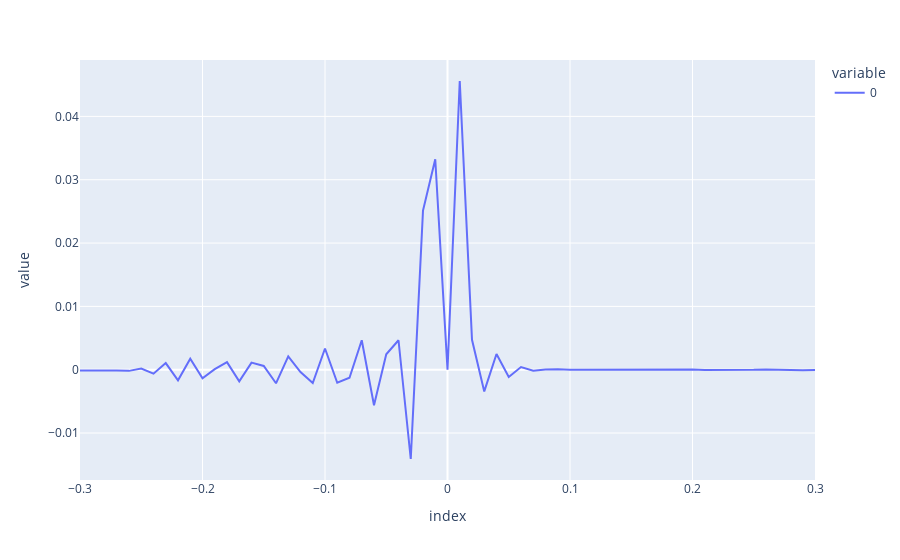

The cell this chart's notebook holds for it:
### Code cell
px.line(portfolio_slide_built)

### Figure 1 — Plotly figure (JSON) as saved in the notebook; plotly's stock layout.template omitted (floating-point values rounded to 4 significant figures)
{"data": [{"hovertemplate": "variable=0<br>index=%{x}<br>value=%{y}<extra></extra>", "legendgroup": "0", "line": {"color": "#636efa", "dash": "solid"}, "marker": {"symbol": "circle"}, "mode": "lines", "name": "0", "orientation": "v", "showlegend": true, "type": "scatter", "x": [-0.3, -0.29, -0.28, -0.27, -0.26, -0.25, -0.24, -0.23, -0.22, -0.21, -0.2, -0.19, -0.18, -0.17, -0.16, -0.15, -0.14, -0.13, -0.12, -0.11, -0.1, -0.09, -0.08, -0.07, -0.06, -0.05, -0.04, -0.03, -0.02, -0.01, 0, 0.01, 0.02, 0.03, 0.04, 0.05, 0.06, 0.07, 0.08, 0.09, 0.1, 0.11, 0.12, 0.13, 0.14, 0.15, 0.16, 0.17, 0.18, 0.19, 0.2, 0.21, 0.22, 0.23, 0.24, 0.25, 0.26, 0.27, 0.28, 0.29, 0.3], "xaxis": "x", "y": [-0.0001223, -8.136e-05, -0.0001129, -0.0001172, -0.0001813, 0.0001852, -0.0006309, 0.001043, -0.001671, 0.001725, -0.001366, 8.161e-05, 0.001202, -0.001837, 0.00112, 0.0005864, -0.002145, 0.002103, -0.0003746, -0.002109, 0.003352, -0.002061, -0.00127, 0.004654, -0.005614, 0.002431, 0.004655, -0.0141, 0.02512, 0.03323, 0, 0.04559, 0.004727, -0.003428, 0.002478, -0.001157, 0.0004249, -0.0001518, 1.333e-05, 7.776e-05, -1.415e-05, -3.352e-06, -4.908e-05, -1.885e-05, 5.327e-05, -1.313e-05, 1.964e-05, -2.858e-05, -1.88e-05, 4.541e-05, 2.521e-05, -2.714e-05, -3.768e-05, -6.175e-05, -3.641e-05, -1.724e-05, 3.223e-05, -3.7e-05, -1.787e-05, -8.846e-05, -5.972e-05], "yaxis": "y"}], "layout": {"autosize": true, "legend": {"title": {"text": "variable"}, "tracegroupgap": 0}, "margin": {"t": 60}, "xaxis": {"anchor": "y", "autorange": true, "domain": [0, 1], "range": [-0.3, 0.3], "title": {"text": "index"}, "type": "linear"}, "yaxis": {"anchor": "x", "autorange": true, "domain": [0, 1], "range": [-0.01742, 0.04891], "title": {"text": "value"}, "type": "linear"}}}
